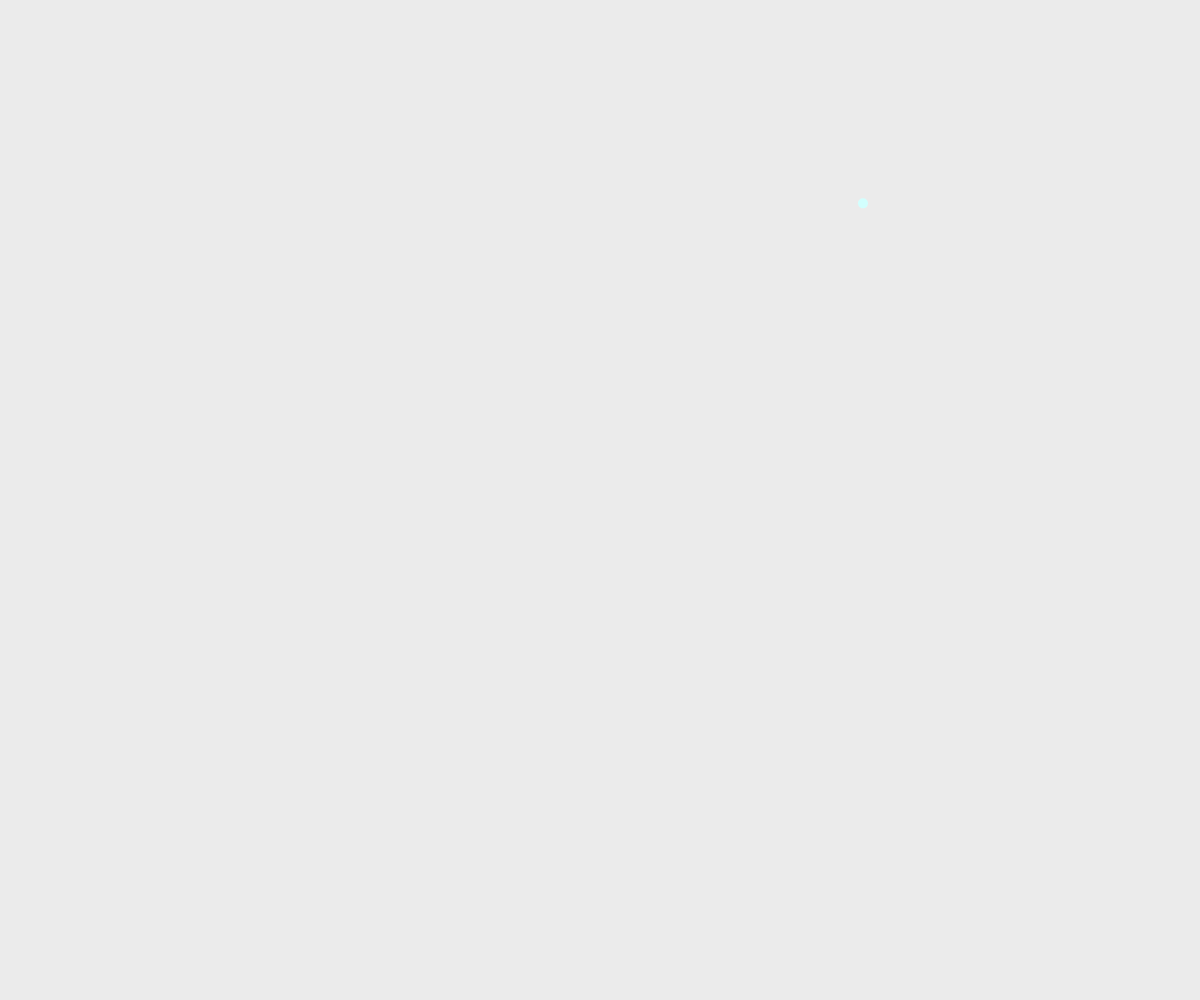
Frame 1 (no input)
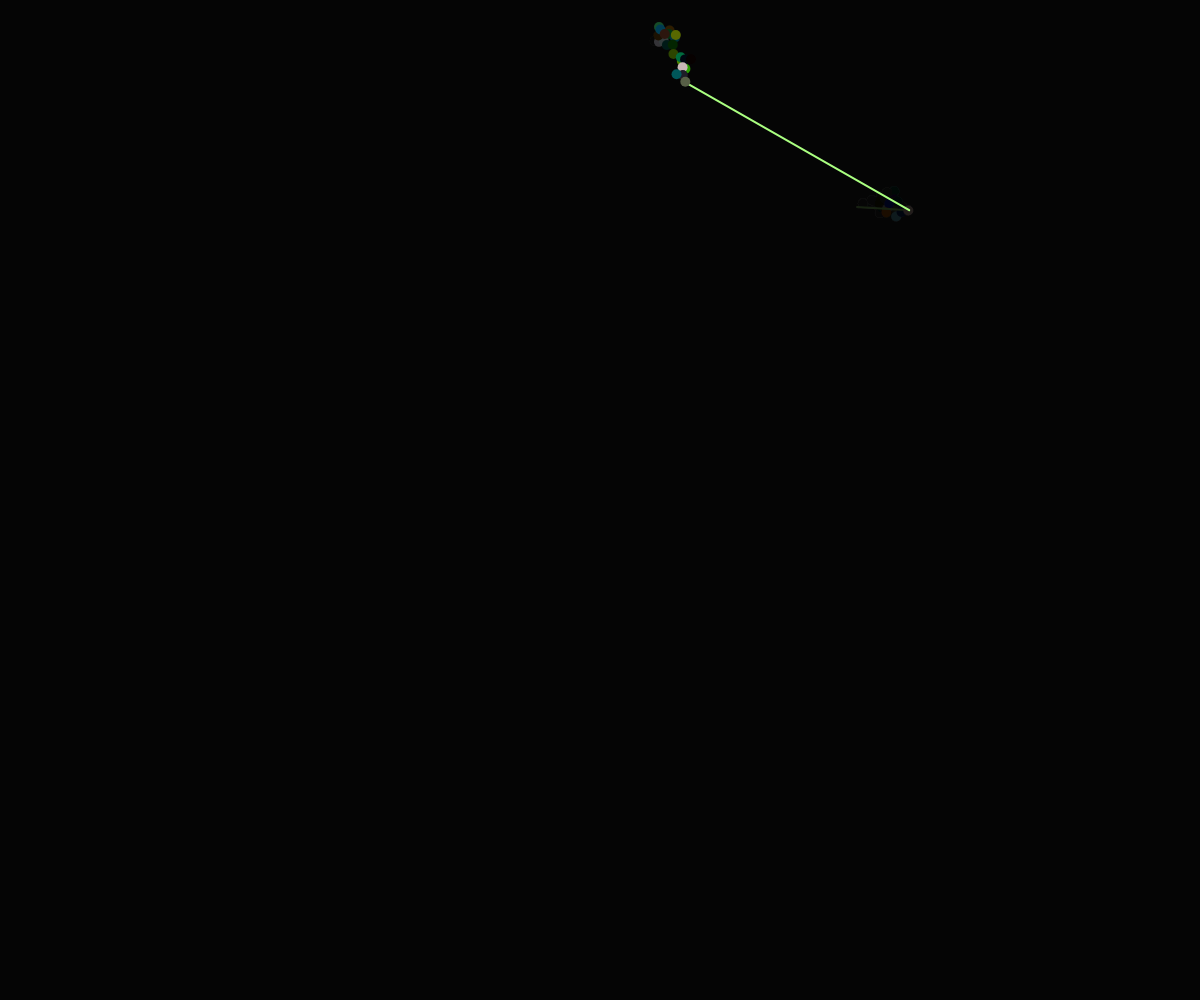
Frame 60 (no input)
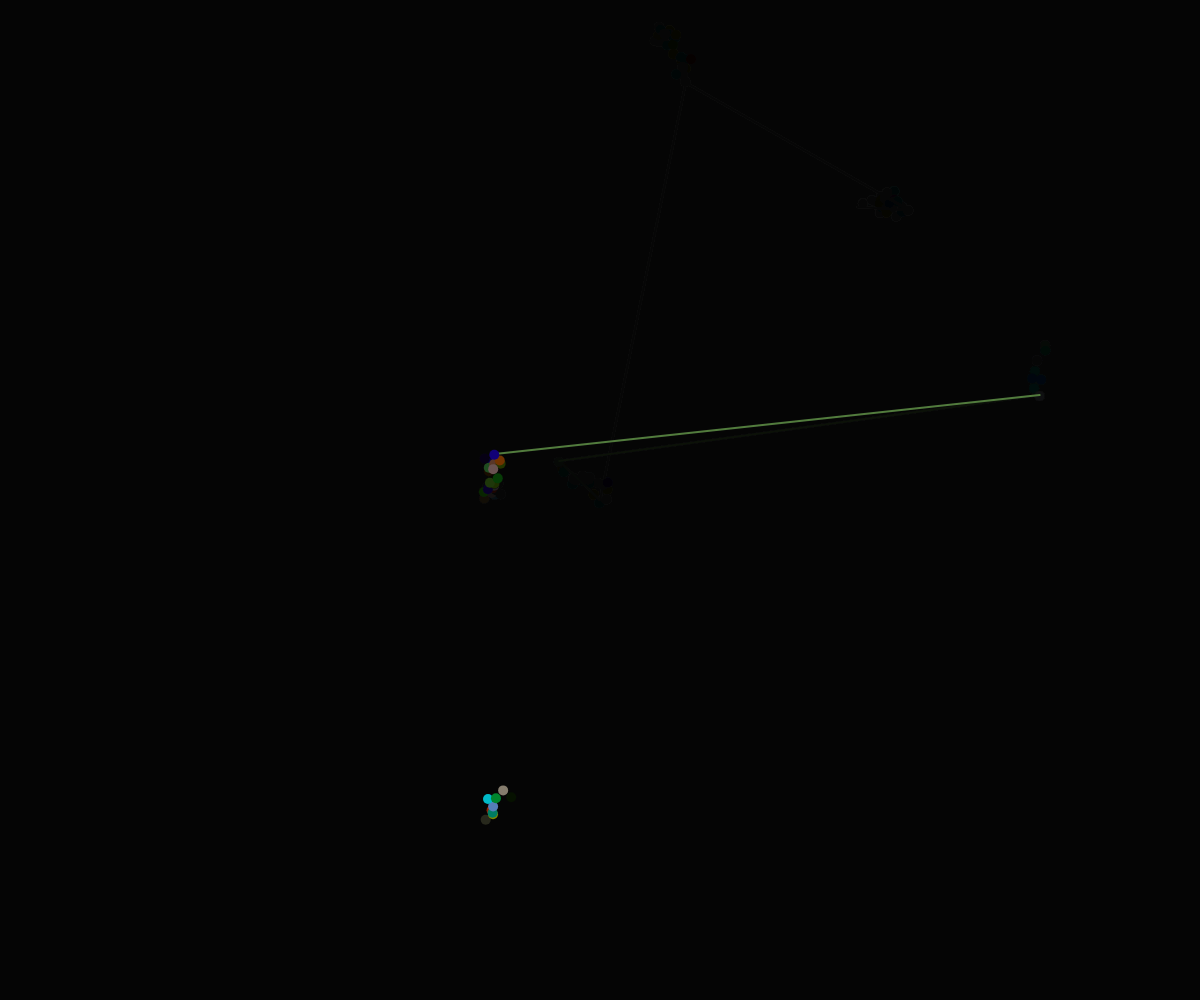
Frame 120 (the mouse pressed at the canvas centre since frame 60)

The p5.js sketch that drew these frames (run headless with seeded random() and noise() and a simulated clock; from frame 60 on, the mouse is pressed at the canvas centre):

// p5.js sketch
// ── sketch.js
let posX, posY;
let startX, startY;
let maxRadius = 50;
let wirt;
let punkt1, punkt2;
let t = 20 // transparenz 

function setup() {
  createCanvas(windowWidth, windowHeight);


colorMode (HSB, 360, 100, 100, [50])

  // Ersten Wirt poition
  startX = random(width);
  startY = random(height);
  posX = startX;
  posY = startY;

  // Punkte für Linie bestimmen
  punkt1 = createVector(posX, posY);
  punkt2 = createVector(posX, posY);

}

function draw() {

  background (0, 0, 0, 4)


  // ohne click Schlaufe
  posX += random(-10, 10);
  posY += random(-10, 10);
  wirt = createVector(posX, posY);
  wirt.add(p5.Vector.random2D().mult(1));

   //test, ob an der zielposition wirt.x, wirt.y bereits Farbe liegt und welche
  let c = get(wirt.x, wirt.y);
  let transparenz = alpha(c);
  //console.log(rotkanal, blaukanal, gruenkanal)


if(transparenz > t/2){
  // es hat hier bereits farbe
  
  for(let i = 0; i < 5; i++){
    newColor = color(random(255), random(255), random(255), 50);
  }
   fill(newColor);
   stroke (newColor)
} else {
  fill(200, 50, 100, t);
  alpha (50)
  stroke ( 0, 50)
}





  // Distanz vom aktuellen Nullpunkt berechnen
  let distanceFromStart = dist(wirt.x, wirt.y, startX, startY);

  // Wenn Radius größer als maxRadius, neuen Wirt erstellen
  if (distanceFromStart > maxRadius) {
    punkt1 = punkt2.copy();
    punkt2 = createVector(posX, posY);


    // Neuen Wirt erstellen (wenn dieser Teil vor Linie Zeichnen ist, Linie wird zuerst gezeichnet)
    startX = random(width);
    startY = random(height);
    posX = startX;
    posY = startY;

    // Linie zeichnen
    stroke(100, 50, 100);
    strokeWeight(2);
    line(punkt1.x, punkt1.y, punkt2.x, punkt2.y);


  }

  // Wirt zeichnen
  noStroke();
  ellipse(wirt.x, wirt.y, 10, 10);
}

// NEUE FUNKTION: Wird bei jedem Mausklick ausgeführt
function mousePressed() {
  // Linie vom letzten Punkt zur Mausposition zeichnen
  punkt1 = punkt2.copy();
  punkt2 = createVector(mouseX, mouseY);

  stroke(100, 50, 100);
  strokeWeight(2);
  line(punkt1.x, punkt1.y, punkt2.x, punkt2.y);

  // Neuen Wirt an Mausposition erstellen
  startX = mouseX;
  startY = mouseY;
  posX = startX;
  posY = startY;
}
